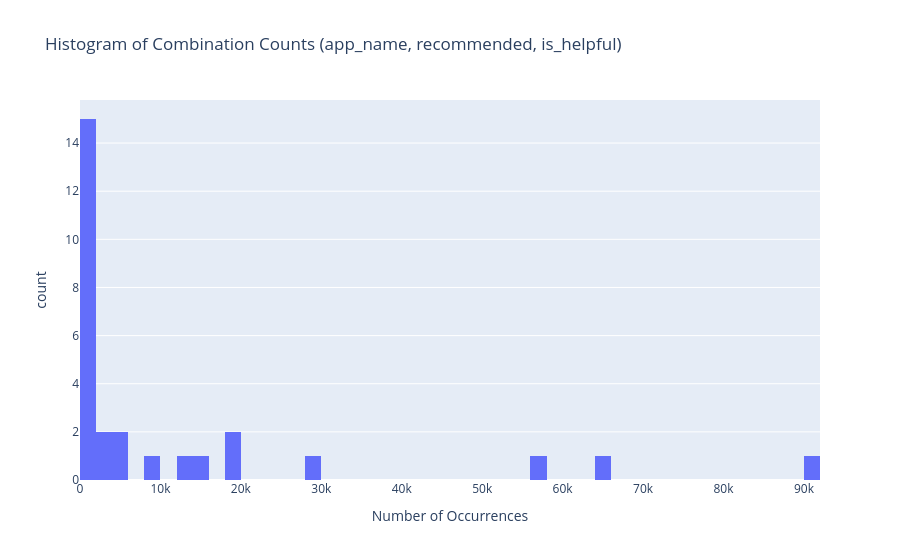

Notebook source saved alongside this figure:
### Code cell
import plotly.express as px

# Create a DataFrame with just the columns of interest and count the combinations
combo_counts = (
    df.groupby(["app_name", "recommended", "is_helpful"])
      .size()
      .reset_index(name="count")
)

# See how many unique combinations exist
num_combos = combo_counts.shape[0]
print(f"Number of unique (app_name, recommended, is_helpful) combinations: {num_combos}")

# Show histogram: how many times does each combination occur?
fig = px.histogram(
    combo_counts,
    x="count",
    nbins=50,
    title="Histogram of Combination Counts (app_name, recommended, is_helpful)",
    labels={"count": "Number of Occurrences"},
)
fig.show()

# Optionally: Display the most frequent combinations
display(combo_counts.sort_values("count", ascending=False).head(10))
display(combo_counts.sort_values("count", ascending=True).head(10))

### Figure 1 — Plotly figure (JSON) as saved in the notebook; plotly's stock layout.template omitted (floating-point values rounded to 4 significant figures)
{"data": [{"bingroup": "x", "hovertemplate": "Number of Occurrences=%{x}<br>count=%{y}<extra></extra>", "legendgroup": "", "marker": {"color": "#636efa", "pattern": {"shape": ""}}, "name": "", "nbinsx": 50, "orientation": "v", "showlegend": false, "type": "histogram", "x": [700, 579, 19216, 8370, 2195, 1143, 90253, 18998, 279, 421, 12970, 4926, 88, 232, 5213, 2122, 235, 574, 56573, 14690, 517, 1783, 64187, 29268, 293, 1759, 216, 964], "xaxis": "x", "yaxis": "y"}], "layout": {"barmode": "relative", "legend": {"tracegroupgap": 0}, "title": {"text": "Histogram of Combination Counts (app_name, recommended, is_helpful)"}, "xaxis": {"anchor": "y", "domain": [0, 1], "title": {"text": "Number of Occurrences"}}, "yaxis": {"anchor": "x", "domain": [0, 1], "title": {"text": "count"}}}}
